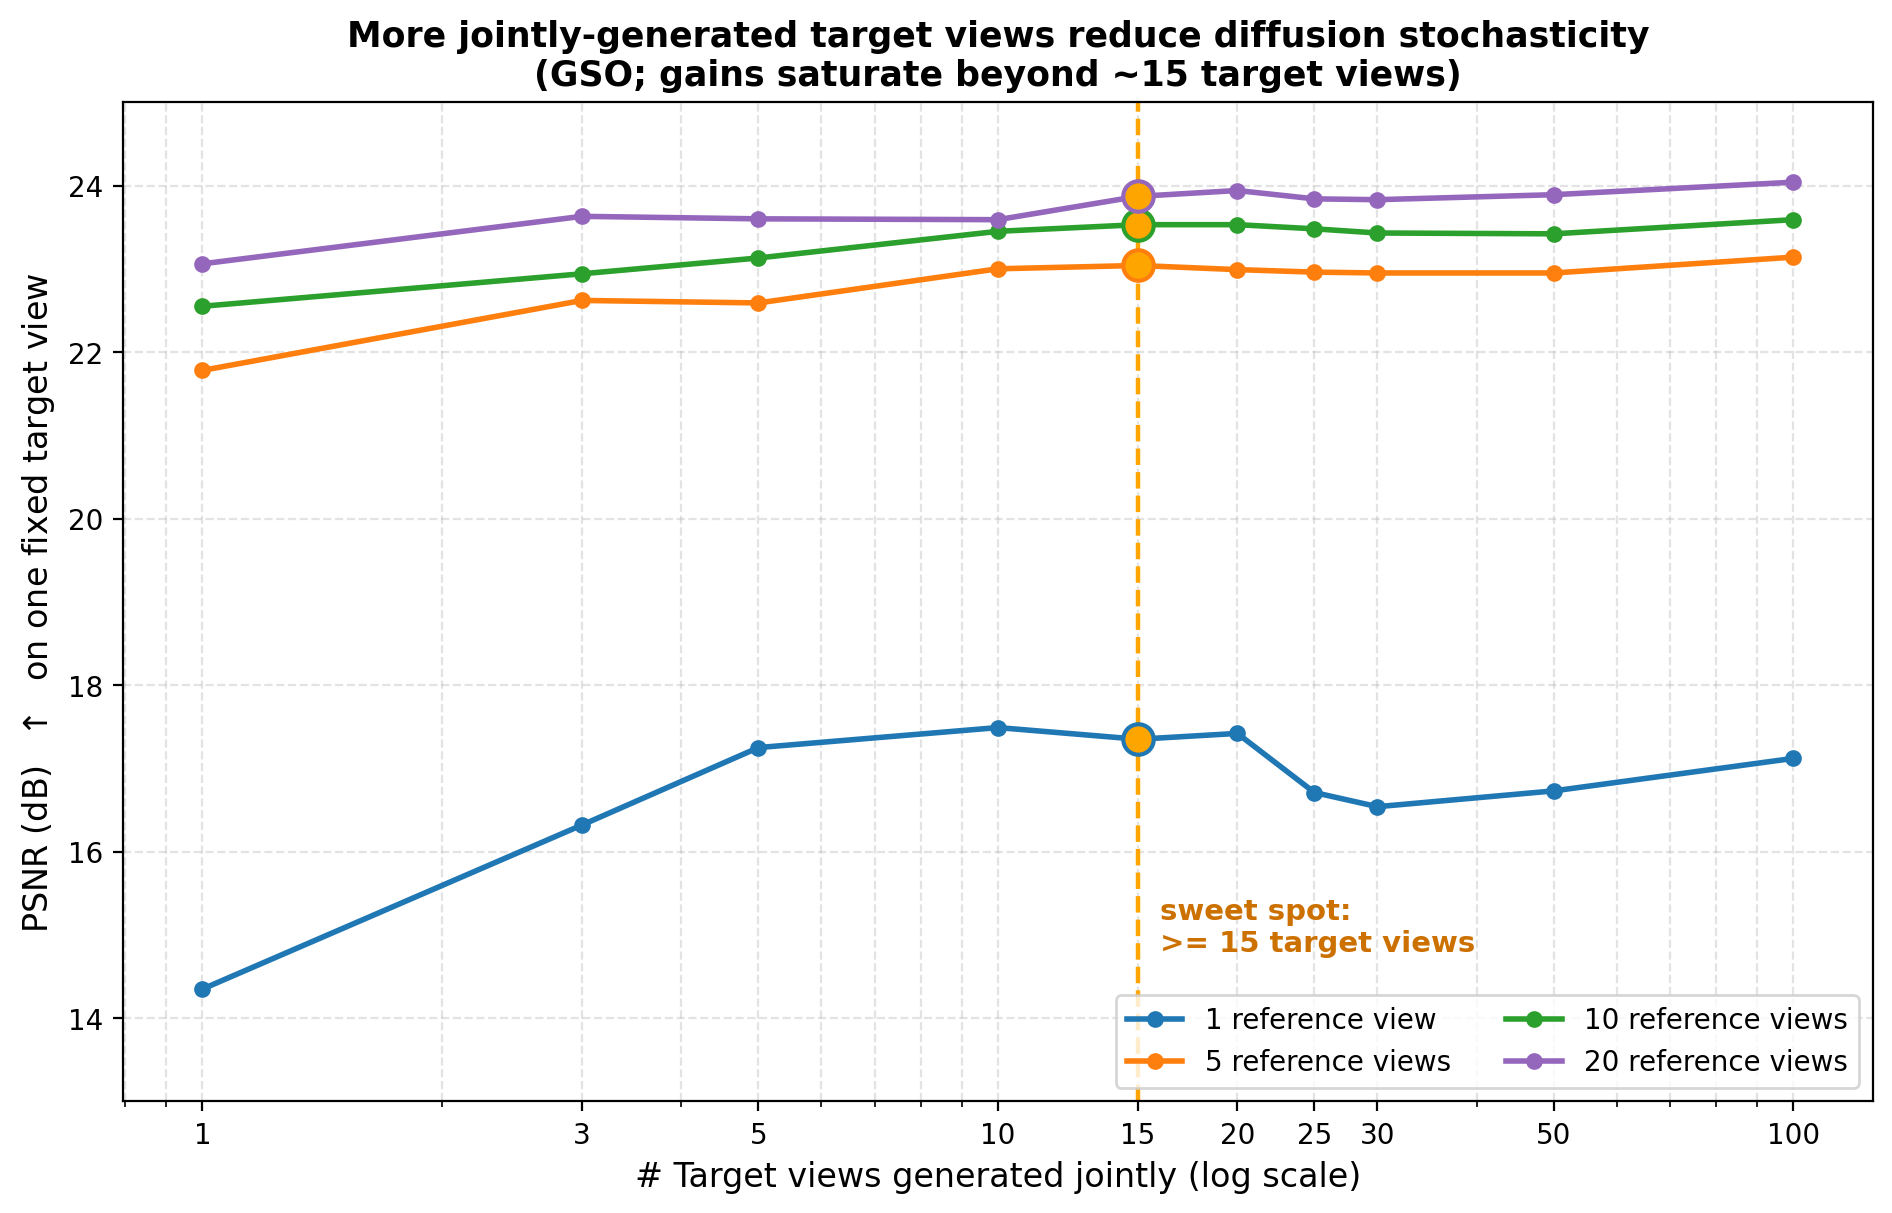

Source code (Python):
#!/usr/bin/env python3
# -*- coding: utf-8 -*-
"""
Effect of the number of *target* views on view-synthesis quality.

Reproduces the four ablation sub-plots (`images/ablation{1,5,10,20}.tex`):
for a fixed pre-selected single target view, generating additional
(duplicate) target views jointly reduces diffusion stochasticity and raises
PSNR. The paper marks >=15 target views as the sweet spot (orange), beyond
which gains are marginal.

Run: /mnt/r/VENV/dj/bin/python target_views_ablation.py
Output: target_views_ablation.png
"""
import os

import matplotlib

matplotlib.use("Agg")
import matplotlib.pyplot as plt  # noqa: E402
import numpy as np  # noqa: E402

plt.rcParams["axes.unicode_minus"] = False

X = np.array([1, 3, 5, 10, 15, 20, 25, 30, 50, 100])
DATA = {
    "1 reference view": [14.35, 16.32, 17.25, 17.49, 17.35, 17.42, 16.71, 16.54, 16.73, 17.12],
    "5 reference views": [21.78, 22.62, 22.59, 23.00, 23.04, 22.99, 22.96, 22.95, 22.95, 23.14],
    "10 reference views": [22.55, 22.94, 23.13, 23.45, 23.53, 23.53, 23.48, 23.43, 23.42, 23.59],
    "20 reference views": [23.06, 23.63, 23.60, 23.59, 23.87, 23.94, 23.84, 23.83, 23.89, 24.04],
}
COLORS = ["#1f77b4", "#ff7f0e", "#2ca02c", "#9467bd"]
SWEET = 15


def main():
    fig, ax = plt.subplots(figsize=(9.6, 6.2))
    for (label, ys), c in zip(DATA.items(), COLORS):
        ys = np.array(ys)
        ax.plot(X, ys, "-o", color=c, lw=2, ms=5, label=label)
        idx = list(X).index(SWEET)
        ax.scatter([SWEET], [ys[idx]], s=120, facecolor="orange", edgecolor=c, zorder=6, lw=1.5)

    ax.axvline(SWEET, color="orange", ls="--", lw=1.6)
    ax.text(SWEET + 1, 14.8, "sweet spot:\n>= 15 target views", color="#cc7000",
            fontsize=10.5, weight="bold")

    ax.set_xscale("log")
    ax.set_xticks(X)
    ax.set_xticklabels([str(x) for x in X])
    ax.set_xlabel("# Target views generated jointly (log scale)", fontsize=12)
    ax.set_ylabel("PSNR (dB)  $\\uparrow$  on one fixed target view", fontsize=12)
    ax.set_title("More jointly-generated target views reduce diffusion stochasticity\n"
                 "(GSO; gains saturate beyond ~15 target views)", fontsize=12.5, weight="bold")
    ax.grid(True, which="both", ls="--", alpha=0.35)
    ax.legend(fontsize=10, loc="lower right", ncol=2)
    ax.set_ylim(13, 25)

    fig.tight_layout()
    out = os.path.join(os.path.dirname(os.path.abspath(__file__)), "target_views_ablation.png")
    fig.savefig(out, dpi=200, bbox_inches="tight")
    print(f"Saved: {out}")


if __name__ == "__main__":
    main()
